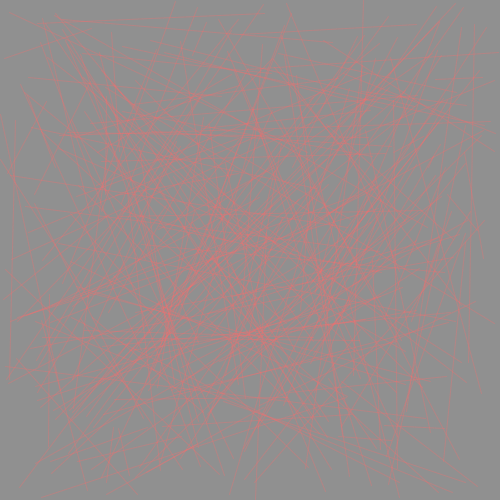
Frame 1 (no input)
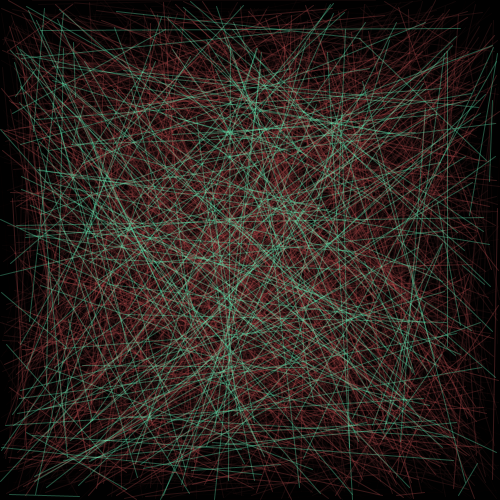
Frame 60 (the mouse pressed at the canvas centre just before this capture)
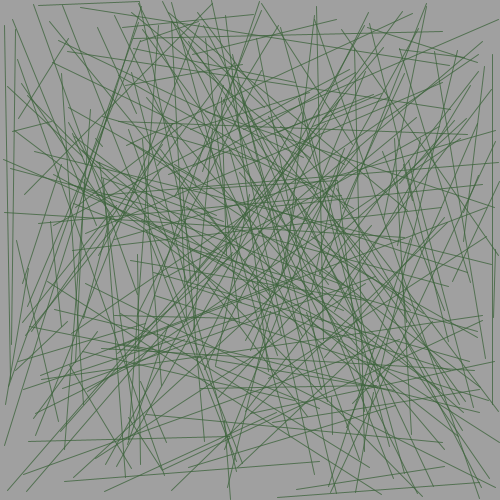
Frame 120 (the mouse held since frame 60 and released just before this capture)

The Processing sketch that drew these frames (run headless with seeded random() and noise(); from frame 60 on, the mouse is pressed at the canvas centre):

// Processing sketch: processing_119495
// ── processing_119495.pde

void setup() {
  size(500, 500);
  frameRate(20);
  noCursor();
  colorMode(HSB);
}

void draw() {
  fill(0, 75);
  noStroke();

  rect(0, 0, width, height);

  if (key == 'z') {
    stroke(random(500), 200, 150, 100);
  } 
  else { 
    stroke(random(2000), 150, 300, 80);
  }

  if (mousePressed == true) {
    background(random(0, 250));
    stroke(random(200), 100, 100, 200);
  }

  for (int i=0; i<250; i++) {
    line(random(width), random(height), random(width), random(height));
  }
}
